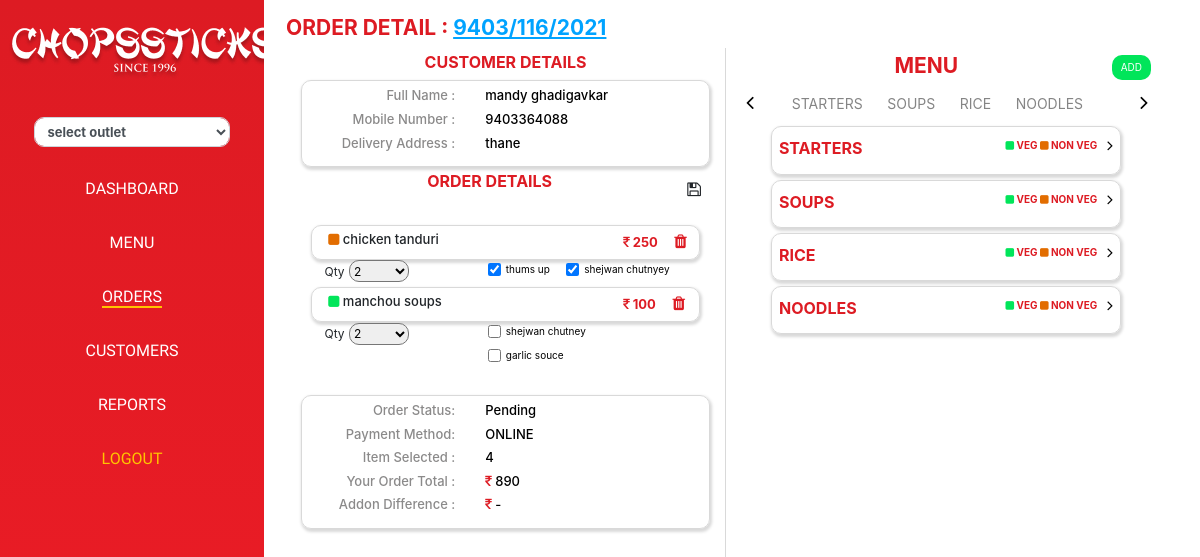
Screenshot of /orders/order_details/1/13 (signed in) with the database file from the repository.
### orders/models.py (models this page shows, shortened)
class order(models.Model):
    order_id = models.CharField(max_length=50)
    customer_id  = models.ForeignKey(customer,on_delete=models.CASCADE)
    outlet_id = models.ForeignKey(outlet, on_delete=models.CASCADE)
    ONLINE = 1
    CASH =2
    PAYMENT_TYPE_CHOICES = (
      (ONLINE,'ONLINE'),
      (CASH,'CASH'),
    )
    payment_type  = models.PositiveIntegerField(choices=PAYMENT_TYPE_CHOICES)
    order_delivery_address = models.CharField(max_length=500)
    landmark = models.CharField(max_length=500,default="NA")
    total_bill  = models.IntegerField()
    PENDING= 1
    CANCLE = 2
    COMPLETE = 3
    DELIVERY = 4
    ORDER_STATUS_CHOICES = (
      (PENDING,'PENDING'),
      (CANCLE,'CANCLE'),
      (COMPLETE,'COMPLETE'),
      (DELIVERY,'DELIVERY'),
    )
    order_status = models.PositiveIntegerField(choices=ORDER_STATUS_CHOICES)
    created_at = models.DateTimeField(auto_now_add=True)
    updated_at = models.DateTimeField(auto_now=True)

class customer_order_detail(models.Model):
    order_id   = models.ForeignKey(order,on_delete=models.CASCADE)
    dish_id  = models.ForeignKey(dishes,on_delete=models.CASCADE)
    quantity   = models.IntegerField()
    amount    = models.IntegerField()
    extra_item_1 = models.BooleanField(default=False)
    extra_item_2 = models.BooleanField(default=False)
    created_at = models.DateTimeField(auto_now_add=True)
    updated_at = models.DateTimeField(auto_now=True)

### customer/models.py (models this page shows, shortened)
class customer(models.Model):
    custom_user_id = models.ForeignKey(custom_user,on_delete=models.CASCADE)
    full_name = models.CharField(max_length=50)
    address = models.CharField(max_length=50)
    created_at = models.DateTimeField(auto_now_add=True)
    updated_at = models.DateTimeField(auto_now=True)

### accounts/models.py (models this page shows, shortened)
class custom_user(AbstractUser):
    SUPER_ADMIN = 1
    ADMIN = 2
    CUSTOMER = 3
    ROLE_CHOICES = (
      (SUPER_ADMIN,'Super Admin'),
      (ADMIN,'Admin'),
      (CUSTOMER,'CUSTOMER'),
    )
    mobile_no  = models.CharField(max_length=50)
    user_role = models.PositiveSmallIntegerField(choices=ROLE_CHOICES,default=ADMIN)
    otp = models.IntegerField(default=0)
    Updated_on = models.DateTimeField(auto_now=True)

### dishes/models.py (models this page shows, shortened)
class dishes(models.Model):
    food_section_id = models.ForeignKey(food_section,on_delete=models.CASCADE)
    VEG = 1
    NON_VEG = 2
    none = 3
    ROLE_CHOICES = (
      (VEG,'VEG'),
      (NON_VEG,'NON_VEG'),
      (none,'none'),
    )
    dish_type = models.PositiveIntegerField(choices=ROLE_CHOICES)
    dish_name = models.CharField(max_length=50)
    quantity  = models.IntegerField()
    amount = models.IntegerField()
    extra_item_1  = models.CharField(max_length=500,blank=True)
    extra_item_cost_1 = models.IntegerField(blank=True,default=0,null=True)
    extra_item_2  = models.CharField(max_length=500,blank=True)
    extra_item_cost_2 = models.IntegerField(blank=True,default=0,null=True)
    is_active  = models.BooleanField(default=True)
    created_at = models.DateTimeField(auto_now_add=True)
    updated_at = models.DateTimeField(auto_now=True)

### food_section/models.py (models this page shows, shortened)
class food_section(models.Model):
    section_name = models.CharField(max_length=50)
    outlet_id = models.ForeignKey(outlet,on_delete=models.CASCADE,default=1)
    is_active  = models.BooleanField(default=True)
    created_at = models.DateTimeField(auto_now_add=True)
    updated_at = models.DateTimeField(auto_now=True)

### orders/views.py (the view)
# urls.py: path('order_details/<int:pk>/<int:pk1>',order_details,name='order_details'),
@login_required(login_url = '/accounts/user_login')
def order_details(request,pk,pk1):
    outlet_objects = outlet.objects.get(pk=pk)
    order_details = order.objects.get(pk=pk1)
    location = outlet.objects.all().filter(is_active=True)
    all_orders_details = customer_order_detail.objects.filter(order_id=order_details)
    total_item = 0
    for one in all_orders_details:
        total_item = total_item + one.quantity
    all_food_section = food_section.objects.all().filter(is_active=True,outlet_id=outlet_objects)
    food_objects = food_section.objects.all().filter(outlet_id=outlet_objects).first()
    data ={'order_details':order_details,'all_food_section':all_food_section,'food_objects':food_objects,'all_orders_details':all_orders_details,'total_item':total_item,
            'outlet_objects':outlet_objects,'location':location}
    return render(request,'orders/order_details.html',data)

### templates/orders/order_details.html (shortened to what this page needs)
{% extends 'dashboard/base.html' %}
{% load static %}
{% block content %}
<div class="main">
    <h6 class="title-heading big red">ORDER DETAIL : <u class="blue">{{order_details.order_id}}</u></h6>
    <div class="container">
        <div class="row">
            <div class="col-6" style=" border-right: 1px solid #d9d9d9;">
                <div class="left-side-div">
                    <h6 class="title-heading red text-center">CUSTOMER DETAILS</h6>
                    <div class="menu-items-div">
                        <div class="row">
                            <div class="col-5">
                                <div class="cust-detail">
                                    <h6 class="">Full Name :</h6>
                                    <h6 class="">Mobile Number :</h6>
                                    <h6>Delivery Address :</h6>
                                </div>
                            </div>
                            <div class="col">
                                <div class="cust-detail-right">
                                    <h6>{{order_details.customer_id.full_name}}</h6>
                                    <h6>{{order_details.customer_id.custom_user_id.username}}</h6>
                                    <h6>{{order_details.customer_id.address}}</h6>
                                </div>
                            </div>
                        </div>
                    </div>
                    <form method="POST" action="{% url 'orders:existing_order_update' outlet_objects.pk order_details.pk %}">
                        <h6 class="title-heading red text-center">ORDER DETAILS <span style="float: right">{% if order_details.order_status != 2 %}<button class="btn btn-sm  radius" style="font-size: 16px"><i class="fa fa-save"></i></button>{% endif %}</span></h6>
                        <br>
                        {% for one in all_orders_details %}
                        <div class="total-menu-item-div">
                            <div class="menu-item-div">
                                <div class="row">
                                    <div class="col-9">
                                        <h6 class="item-name"><i class="fa fa-square  {% if one.dish_id.dish_type == 2 %}nv{% else %}green{% endif %}"></i> {{one.dish_id.dish_name}}</h6>
                                    </div>
                                    <div class="col-3">
                                        <span class="item-price red bold"><i class="fa fa-inr red" aria-hidden="true"></i> {{one.dish_id.amount}} </span>&nbsp;&nbsp; <span>{% if order_details.order_status != 2 %}<a href="{% url 'orders:delete_one_item_from_order' outlet_objects.pk one.pk %}"><i class="fa fa-trash red"></i></a>{% endif %}</span>
                                    </div>
                                </div>
                            </div>
                            <div class="menu-qty-div">
                                <div class="row">
                                    <div class="col-5">
                                        <div class="quat-div">
                                            <span style="font-size: 12px">Qty</span>
                                            <select name="quantity{{one.pk}}" id="quantity{{one.pk}}" class="quantity">
                                                <option value="2" {% if one.quantity == 2 %}selected{% endif %}>2</option>
                                            </select>
                                        </div>
                                    </div>
                                    {% if one.dish_id.dish_type != 3 %}
                                    <div class="col-7">
                                        <div>
                                            <div class="form-check form-check-inline">
                                                <input class="form-check-input" type="checkbox" id="extra_item1{{one.pk}}" name="extra_item1{{one.pk}}" value="{% if one.extra_item_1 == True %} 1 {% else %} 0 {% endif %}" {% if one.extra_item_1 == True %} checked {% endif %}>
                                                <label class="form-check-label" for="extra1">{{one.dish_id.extra_item_1}}</label>
                                            </div>
                                            <div class="form-check form-check-inline">
                                                <input class="form-check-input" type="checkbox" id="extra_item2{{one.pk}}" name="extra_item2{{one.pk}}" value="{% if one.extra_item_2 == True %} 1 {% else %} 0 {% endif %}" {% if one.extra_item_2 == True %} checked {% endif %}>
                                                <label class="form-check-label" for="extra_item_2">{{one.dish_id.extra_item_2}}</label>
                                            </div>
                                        </div>
                                    </div>
                                    {% endif %}
                                </div>
                            </div>
                        </div>
                        {% endfor %}
                    </form>
                    <div class="menu-items-div mt-4">
                        <div class="row">
                            <div class="col-5">
                                <div class="cust-detail">
                                    <h6 class="">Order Status:</h6>
                                    <h6 class="">Payment Method:</h6>
                                    <h6 class="">Item Selected :</h6>
                                    <h6>Your Order Total :</h6>
                                    <h6>Addon Difference :</h6>
                                </div>
                            </div>
                            <div class="col">
                                <div class="cust-detail-right">
                                    {% if order_details.order_status == 1 %}
                                    <h6>Pending</h6>
                                    {% elif order_details.order_status == 2 %}
                                    <h6 style="color:#ff0000">CANCLE</h6>
                                    {% elif order_details.order_status == 3 %}
                                    <h6 class="green">COMPLETE</h6>
                                    {% elif order_details.order_status == 4 %}
                                    <h6 class="green">DELIVERY</h6>
                                    {% endif %}
                                    {% if order_details.payment_type == 1 %}
                                    <h6>ONLINE</h6>
                                    {% else %}
                                    <h6>CASH</h6>
                                    {% endif %}
                                    <h6>{{total_item}}</h6>
                                    <h6><i class="fa fa-inr red" aria-hidden="true"></i> {{order_details.total_bill}}</h6>
                                    <h6><i class="fa fa-inr red" aria-hidden="true"></i> -</h6>
                                </div>
                            </div>
                        </div>
                    </div>
                </div>
            </div>
            <div class="col-6">
                <form method="POST" action="{% url 'orders:add_new_items_existing_order' outlet_objects.pk order_details.pk %}">
                    {% if order_details.order_status != 2 %}
                    <div class="right-side-div">
                        <h6 class="title-heading big red text-center">MENU <span style="float: right"><button type="submit" style="font-size: 10px" class="btn btn-sm green-btn radius">ADD</button></span></h6>
                            <div class="menu-nav-bar-div">
                                <div class="row">
                                    <div class="col-1">
                                        <i class="fa fa-angle-left" style="font-size:22px;color:black" aria-hidden="true"></i>
                                    </div>
                                    <div class="col-10">
                                        <div class="menu-item-nm">
                                            {% for section in all_food_section %}
                                            <span><a href="#menu{{section.pk}}">{{section.section_name}}</a></span>
                                            {% endfor %}
                                        </div>
                                    </div>
                                    <div class="col-1">
                                        <i class="fa fa-angle-right" style="font-size:22px;color:black" aria-hidden="true"></i>
                                    </div>
                                </div>
                            </div>
                        <div class="order_detail_right_side_scroll">
                            {% for section in all_food_section %}
                            {% if section.is_active == True %}
                            <div style="padding-left:30px;padding-right:30px;" id="menu{{section.pk}}">
                                <div class="menu-items-div">
                                    <h6 class="red bold title-heading">{{section.section_name}}  <i class="fa fa-angle-right" style="float:right;margin-top:-2px;margin-left:10px;color:black;" aria-hidden="true" id="order-check{{section.pk}}"></i><span class="veg-nv"><i class="fa fa-square green"></i> VEG <i class="fa fa-square nv"></i> NON VEG </span></h6>
                                </div>
                            </div>
                            {% endif %}
                            {% endfor %}
                        </div>
                    </div>
                    {% endif %}
                </form>
            </div>
        </div>
    </div>
</div>
{% endblock %}

### static/css/main.css (style rules this page uses)
html, body { margin: 0; padding: 0; width: 100%; height: 100vh; }
a { text-decoration: none !important; }
.main { width: 100%; margin: 0 auto; padding: 10px; }
.radius { border-radius: 10px; }
::placeholder { font-style: italic; color: #BABABA; }
.red { color: #DD1B23; }
.blue { color: #00A3FF; }
.green { color: #01E55A; }
.left-side-div { width: 100%; margin: 0; padding: 0; }
.right-side-div { width: 100%; margin: 0; padding: 0; }
.title-heading { font-size: 16px; font-weight: bold; margin-top: 5px; }
.cust-detail { color: #8B8A8A; text-align: end; font-size: 13px; }
.cust-detail h6 { font-size: 13px; }
.cust-detail-right { color: #000; font-size: 13px; }
.cust-detail-right h6 { color: #000; font-size: 13px; }
.menu-item-div { width: 95%; margin: 0 auto; padding: 3px; border: 1px solid #d9d9d9; border-radius: 10px; box-shadow: 1px 2px 3px 1px #d9d9d9; }
.nv { color:#E26D00; }
.item-name { font-size: 13px; margin-top: 3px; margin-left: 13px; }
.item-price { font-size: 13px; }
.bold { font-weight: bold; }
.menu-qty-div { width: 90%; margin: 0 auto; padding: 3px; border-bottom-left-radius: 10px 10px; border-bottom-right-radius: 10px 10px; margin-top:-5px; }
.quantity { border-radius: 10px; width: 45%; font-size: 12px; height: 22px; }
.form-check-label { font-size: 10px; color: #000; }
.form-check-input { font-size: 10px; }
.quat-div { margin: 0; padding: 0; }
.total-menu-item-div { margin: 2px 0px; }
.menu-items-div { width:100%; margin: 5px auto; padding: 7px; border: 1px solid #d9d9d9; border-radius: 10px; box-shadow: 1px 2px 3px 1px #d9d9d9; }
.veg-nv { font-size: 10px; float: right }
.green-btn { background-color: #01E55A; color: #fff }
.big { font-size: 21px }
.order_detail_right_side_scroll { height: 80vh; overflow-y: scroll; overflow-x: hidden; }
.menu-nav-bar-div { margin: 0 auto; padding: 5px; background-color: #fff; border-radius: 7px; }
.menu-item-nm { width: 100%; margin: 0 auto; overflow-x: scroll; overflow-y: hidden; white-space: nowrap; }
.menu-item-nm span { font-size: 14px; color: #858585; margin: 6px 10px; white-space: nowrap; }
.menu-item-nm span a { text-decoration: none; color: #858585; cursor: pointer; white-space: nowrap; }

### rows the page displays
order: order_id "9403/116/2021", customer_id.full_name "mandy ghadigavkar", customer_id.custom_user_id.username "9403364088", customer_id.address "thane", total_bill "890"
customer_order_detail: dish_id.dish_name "chicken tanduri", dish_id.amount "250", quantity+id "2", extra_item_1 "☑", dish_id.extra_item_1 "thums up", extra_item_2 "☑", dish_id.extra_item_2 "shejwan chutnyey"
customer_order_detail: dish_id.dish_name "manchou soups", dish_id.amount "100", quantity+id "2", dish_id.extra_item_1 "shejwan chutney", dish_id.extra_item_2 "garlic souce"
food_section: section_name "STARTERS"
food_section: section_name "SOUPS"
food_section: section_name "RICE"
food_section: section_name "NOODLES"

### other values shown
{{ total_item }} "4"
